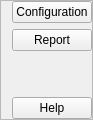
        <widget class="QFrame" name="sideMenu_Frame">
         <property name="sizePolicy">
          <sizepolicy hsizetype="Preferred" vsizetype="Expanding">
           <horstretch>0</horstretch>
           <verstretch>0</verstretch>
          </sizepolicy>
         </property>
         <property name="minimumSize">
          <size>
           <width>0</width>
           <height>0</height>
          </size>
         </property>
         <property name="maximumSize">
          <size>
           <width>0</width>
           <height>16777215</height>
          </size>
         </property>
         <property name="sizeIncrement">
          <size>
           <width>0</width>
           <height>0</height>
          </size>
         </property>
         <property name="frameShape">
          <enum>QFrame::StyledPanel</enum>
         </property>
         <property name="frameShadow">
          <enum>QFrame::Raised</enum>
         </property>
         <layout class="QVBoxLayout" name="verticalLayout_3">
          <property name="topMargin">
           <number>0</number>
          </property>
          <property name="rightMargin">
           <number>0</number>
          </property>
          <property name="bottomMargin">
           <number>0</number>
          </property>
          <item>
           <widget class="QPushButton" name="configuration">
            <property name="text">
             <string>Configuration</string>
            </property>
            <property name="icon">
             <iconset resource="resource.qrc">
              <normaloff>:/icons/icons/database.svg</normaloff>:/icons/icons/database.svg</iconset>
            </property>
           </widget>
          </item>
          <item>
           <widget class="QPushButton" name="report">
            <property name="text">
             <string>Report</string>
            </property>
            <property name="icon">
             <iconset resource="resource.qrc">
              <normaloff>:/icons/icons/download-cloud.svg</normaloff>:/icons/icons/download-cloud.svg</iconset>
            </property>
           </widget>
          </item>
          <item>
           <spacer name="verticalSpacer">
            <property name="orientation">
             <enum>Qt::Vertical</enum>
            </property>
            <property name="sizeHint" stdset="0">
             <size>
              <width>20</width>
              <height>40</height>
             </size>
            </property>
           </spacer>
          </item>
          <item>
           <widget class="QPushButton" name="help">
            <property name="text">
             <string>Help</string>
            </property>
            <property name="icon">
             <iconset resource="resource.qrc">
              <normaloff>:/icons/icons/help-circle.svg</normaloff>:/icons/icons/help-circle.svg</iconset>
            </property>
           </widget>
          </item>
         </layout>
        </widget>
